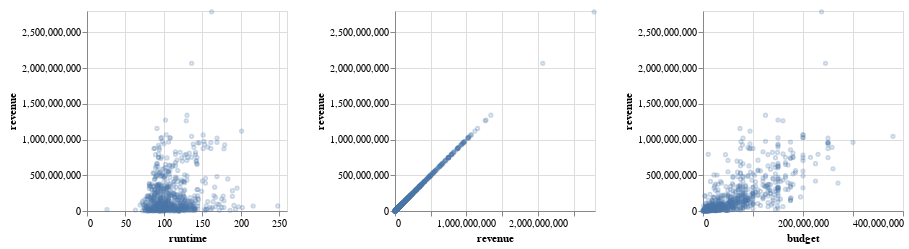

Write notebook code for a chart like this one.
### Markdown cell above
### Repeating on two axes

#### Py

To efficiently repeat over both the axis,
we can use the `column` and `row` parameter to `repeat`.
These work similarly as they do for `facet`,
distributing the list of data frame variables 
over only one axis,
which we specify with `alt.repeat` to the x and y axis.

### Code cell
alt.Chart(movies).mark_point(opacity=0.3, size=10).encode(
     alt.X(alt.repeat()).type('quantitative'),
     y='revenue',
).properties(
    width=200,
    height=200
).repeat(
    ['runtime', 'revenue', 'budget']
)

### Figure 1 — Vega specification as saved in the notebook (floating-point values rounded to 4 significant figures; data arrays with more than 128 entries replaced by an {"elided": "..."} marker saying what was removed)
{"$schema": "https://vega.github.io/schema/vega/v5.json", "data": [{"name": "source_0"}, {"name": "data_0", "values": {"elided": "680 records"}}, {"name": "data_1", "values": {"elided": "680 records"}}, {"name": "data_2", "values": {"elided": "680 records"}}, {"name": "data_0_child__runtime_x_domain_runtime", "values": [{"min": 26, "max": 248}]}, {"name": "data_0_child__runtime_y_domain_revenue", "values": [{"min": 16, "max": 2787965087}]}, {"name": "data_1_child__revenue_x_domain_revenue", "values": [{"min": 16, "max": 2787965087}]}, {"name": "data_1_child__revenue_y_domain_revenue", "values": [{"min": 16, "max": 2787965087}]}, {"name": "data_2_child__budget_x_domain_budget", "values": [{"min": 8, "max": 380000000}]}, {"name": "data_2_child__budget_y_domain_revenue", "values": [{"min": 16, "max": 2787965087}]}], "signals": [{"name": "childWidth", "value": 200}], "marks": [{"type": "group", "name": "child__runtime_group", "encode": {"update": {"width": {"signal": "childWidth"}, "height": {"signal": "height"}}}, "marks": [{"type": "symbol", "name": "child__runtime_marks", "from": {"data": "data_0"}, "encode": {"update": {"size": {"value": 10}, "opacity": {"value": 0.3}, "fill": {"value": "transparent"}, "y": {"field": "revenue", "scale": "child__runtime_y"}, "stroke": {"value": "#4c78a8"}, "x": {"field": "runtime", "scale": "child__runtime_x"}}}, "style": ["point"]}], "axes": [{"scale": "child__runtime_x", "gridScale": "child__runtime_y", "ticks": false, "zindex": 0, "domain": false, "minExtent": 0, "maxExtent": 0, "aria": false, "orient": "bottom", "grid": true, "tickCount": {"signal": "ceil(childWidth/40)"}, "labels": false}, {"scale": "child__runtime_y", "gridScale": "child__runtime_x", "minExtent": 0, "labels": false, "aria": false, "ticks": false, "zindex": 0, "grid": true, "maxExtent": 0, "tickCount": {"signal": "ceil(height/40)"}, "orient": "left", "domain": false}, {"scale": "child__runtime_x", "tickCount": {"signal": "ceil(childWidth/40)"}, "orient": "bottom", "labelFlush": true, "zindex": 0, "grid": false, "title": "runtime", "labelOverlap": true}, {"scale": "child__runtime_y", "orient": "left", "title": "revenue", "tickCount": {"signal": "ceil(height/40)"}, "grid": false, "zindex": 0, "labelOverlap": true}], "style": "cell"}, {"type": "group", "name": "child__revenue_group", "encode": {"update": {"height": {"signal": "height"}, "width": {"signal": "childWidth"}}}, "marks": [{"type": "symbol", "name": "child__revenue_marks", "from": {"data": "data_1"}, "encode": {"update": {"stroke": {"value": "#4c78a8"}, "fill": {"value": "transparent"}, "opacity": {"value": 0.3}, "y": {"field": "revenue", "scale": "child__revenue_y"}, "x": {"field": "revenue", "scale": "child__revenue_x"}, "size": {"value": 10}}}, "style": ["point"]}], "axes": [{"scale": "child__revenue_x", "orient": "bottom", "labels": false, "gridScale": "child__revenue_y", "maxExtent": 0, "ticks": false, "grid": true, "aria": false, "domain": false, "minExtent": 0, "zindex": 0, "tickCount": {"signal": "ceil(childWidth/40)"}}, {"scale": "child__revenue_y", "grid": true, "gridScale": "child__revenue_x", "zindex": 0, "domain": false, "labels": false, "orient": "left", "tickCount": {"signal": "ceil(height/40)"}, "minExtent": 0, "maxExtent": 0, "ticks": false, "aria": false}, {"scale": "child__revenue_x", "grid": false, "tickCount": {"signal": "ceil(childWidth/40)"}, "labelOverlap": true, "labelFlush": true, "zindex": 0, "orient": "bottom", "title": "revenue"}, {"scale": "child__revenue_y", "tickCount": {"signal": "ceil(height/40)"}, "title": "revenue", "orient": "left", "zindex": 0, "grid": false, "labelOverlap": true}], "style": "cell"}, {"type": "group", "name": "child__budget_group", "encode": {"update": {"width": {"signal": "childWidth"}, "height": {"signal": "height"}}}, "marks": [{"type": "symbol", "name": "child__budget_marks", "from": {"data": "data_2"}, "encode": {"update": {"size": {"value": 10}, "y": {"field": "revenue", "scale": "child__budget_y"}, "stroke": {"value": "#4c78a8"}, "x": {"field": "budget", "scale": "child__budget_x"}, "fill": {"value": "transparent"}, "opacity": {"value": 0.3}}}, "style": ["point"]}], "axes": [{"scale": "child__budget_x", "ticks": false, "gridScale": "child__budget_y", "zindex": 0, "grid": true, "maxExtent": 0, "labels": false, "aria": false, "domain": false, "orient": "bottom", "tickCount": {"signal": "ceil(childWidth/40)"}, "minExtent": 0}, {"scale": "child__budget_y", "orient": "left", "minExtent": 0, "maxExtent": 0, "gridScale": "child__budget_x", "domain": false, "ticks": false, "tickCount": {"signal": "ceil(height/40)"}, "aria": false, "zindex": 0, "labels": false, "grid": true}, {"scale": "child__budget_x", "orient": "bottom", "title": "budget", "labelOverlap": true, "tickCount": {"signal": "ceil(childWidth/40)"}, "grid": false, "labelFlush": true, "zindex": 0}, {"scale": "child__budget_y", "orient": "left", "tickCount": {"signal": "ceil(height/40)"}, "zindex": 0, "labelOverlap": true, "grid": false, "title": "revenue"}], "style": "cell"}], "scales": [{"name": "child__runtime_x", "type": "linear", "domain": [{"signal": "(data(\"data_0_child__runtime_x_domain_runtime\")[0] || {}).min"}, {"signal": "(data(\"data_0_child__runtime_x_domain_runtime\")[0] || {}).max"}], "range": [0, {"signal": "childWidth"}], "zero": true, "nice": true}, {"name": "child__runtime_y", "type": "linear", "domain": [{"signal": "(data(\"data_0_child__runtime_y_domain_revenue\")[0] || {}).min"}, {"signal": "(data(\"data_0_child__runtime_y_domain_revenue\")[0] || {}).max"}], "range": [{"signal": "height"}, 0], "nice": true, "zero": true}, {"name": "child__revenue_x", "type": "linear", "domain": [{"signal": "(data(\"data_1_child__revenue_x_domain_revenue\")[0] || {}).min"}, {"signal": "(data(\"data_1_child__revenue_x_domain_revenue\")[0] || {}).max"}], "range": [0, {"signal": "childWidth"}], "zero": true, "nice": true}, {"name": "child__revenue_y", "type": "linear", "domain": [{"signal": "(data(\"data_1_child__revenue_y_domain_revenue\")[0] || {}).min"}, {"signal": "(data(\"data_1_child__revenue_y_domain_revenue\")[0] || {}).max"}], "range": [{"signal": "height"}, 0], "nice": true, "zero": true}, {"name": "child__budget_x", "type": "linear", "domain": [{"signal": "(data(\"data_2_child__budget_x_domain_budget\")[0] || {}).min"}, {"signal": "(data(\"data_2_child__budget_x_domain_budget\")[0] || {}).max"}], "range": [0, {"signal": "childWidth"}], "nice": true, "zero": true}, {"name": "child__budget_y", "type": "linear", "domain": [{"signal": "(data(\"data_2_child__budget_y_domain_revenue\")[0] || {}).min"}, {"signal": "(data(\"data_2_child__budget_y_domain_revenue\")[0] || {}).max"}], "range": [{"signal": "height"}, 0], "nice": true, "zero": true}], "background": "white", "height": 200, "layout": {"padding": 20, "bounds": "full", "align": "all"}, "padding": 5}
